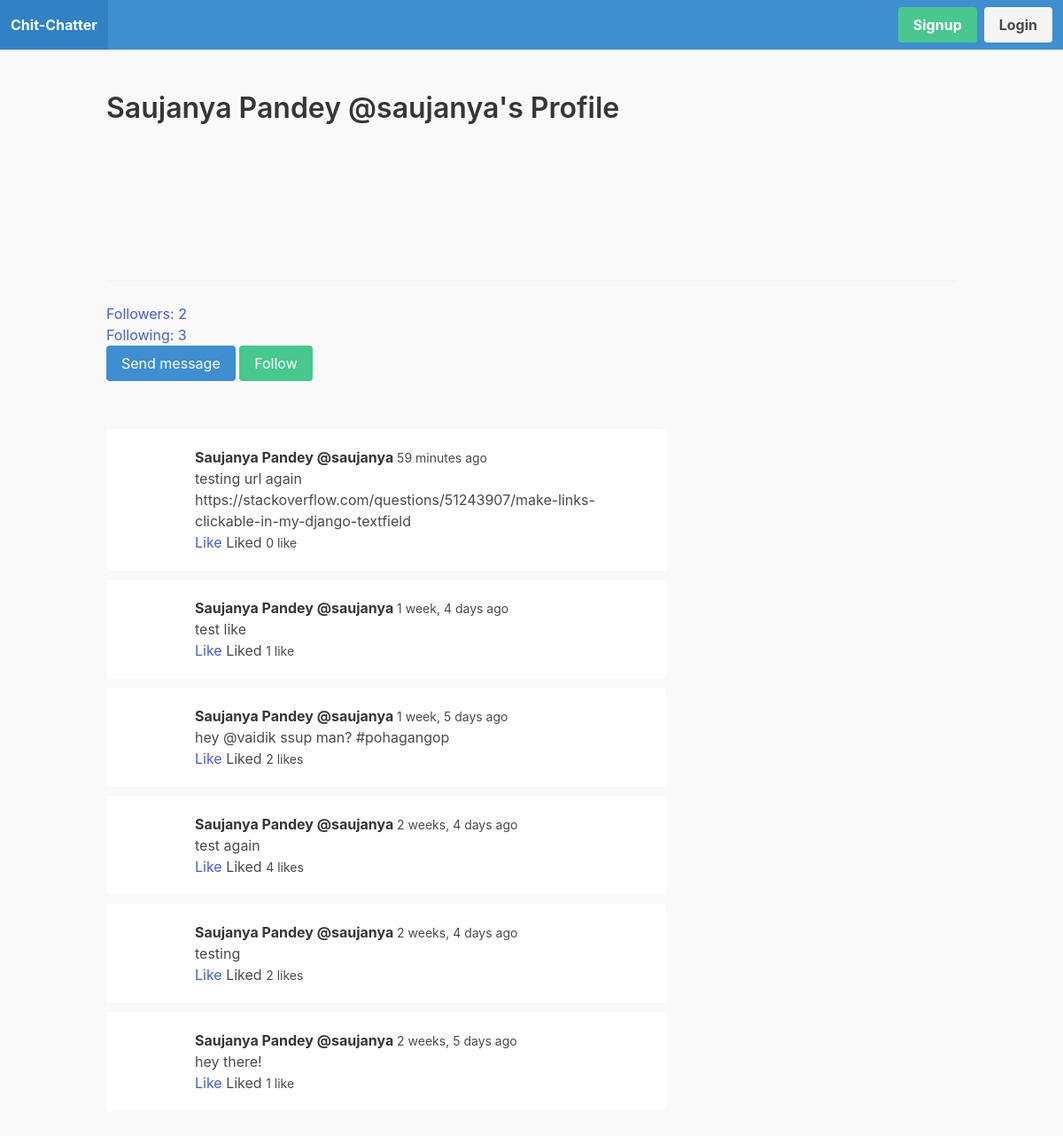
The app's page /profile/saujanya/ with its own data.
### apps/user_profile/models.py (models this page shows, shortened)
class UserProfile(models.Model):
  user = models.OneToOneField(User, on_delete=models.CASCADE)
  follows = models.ManyToManyField('self', related_name='followed_by', symmetrical=False)  # if A follows B, B should not automatically follow back A
  avatar = models.ImageField(upload_to='uploads/', null=False, blank=False, default='uploads/default.jpg')

### apps/feed/models.py (models this page shows, shortened)
class Tweet(models.Model):
  body = models.CharField(max_length=255)
  created_by = models.ForeignKey(User, on_delete=models.CASCADE, related_name='tweets')
  created_at = models.DateTimeField(auto_now_add=True)
  class Meta:
    ordering = ('-created_at',)

### apps/user_profile/views.py (the view)
# urls.py: path('profile/<str:username>/', user_profile, name='user_profile'),
def user_profile(request, username):
  user = get_object_or_404(User, username=username)
  tweets = user.tweets.all()
  for tweet in tweets:
    likes = tweet.likes.filter(created_by_id=request.user.id)
    if likes.count() > 0:
      tweet.liked = True
    else:
      tweet.liked = False
  context = {
    'user': user,
    'tweets': tweets
  }
  return render(request, 'user_profile/user_profile.html', context)

### apps/notification/context_processors.py (called while the page is built)
def notifications(request):
  if request.user.is_authenticated:
    return {'notifications': request.user.notifications.filter(is_read=False)}
  else:
    return {'notifications': []}

### apps/user_profile/templates/user_profile/user_profile.html (shortened to what this page needs)
{% extends 'core/base.html' %}
  {% load humanize %}
  {% block content %}
    <div class="container" id="user_profile_app">
      <div class="columns">
        <div class="column is-12">
          <h1 class="title">
            {{ user.first_name }} {{ user.last_name }} @{{ user.username }}'s Profile
          </h1>
          {% if user.user_profile.avatar %}
            <figure class="image is-128x128">
            </figure>
          {% endif %}
          <hr>
          <p>
            <a href="{% url 'followers' user.username %}">
              Followers: {{ user.user_profile.followed_by.count }}
            </a>
          </p>
          <p>
            <a href="{% url 'followings' user.username %}">
              Following: {{ user.user_profile.follows.count }}
            </a>
          </p>
          {% if user != request.user %}
            <a href="{% url 'conversation' user.id %}" class="button is-info">
              Send message
            </a>
            {% if request.user.user_profile in user.user_profile.followed_by.all %}
              <a href="{% url 'unfollow_user' user.username %}" class="button is-danger">
                Unfollow
              </a>
            {% else %}
              <a href="{% url 'follow_user' user.username %}" class="button is-success">
                Follow
              </a>
            {% endif %}
          {% endif %}
        </div>
      </div>
      <div class="columns">
        <div class="column is-8">
          <div class="wrapper-tweets">
            {% for tweet in tweets %}
              <div class="tweet">
                <article class="media">
                  <figure class="media-left">
                    <p class="image is-64x64">
                    </p>
                  </figure>
                  <div class="media-content">
                    <div class="content">
                      <p>
                        <strong>
                          {{ tweet.created_by.first_name }} {{ tweet.created_by.last_name }} @{{ tweet.created_by.username }}
                        </strong>
                        <small>
                          {{ tweet.created_at|naturaltime }}
                        </small>
                        <br>
                        {{ tweet.body }}
												<br>
												<a @click="likeTweet({{ tweet.id}})" v-if="!liked_tweets.includes({{ tweet.id }})">Like</a>
												<span v-if="liked_tweets.includes({{ tweet.id }})">Liked</span>
												<small id="likes-{{ tweet.id }}">
                          {% if tweet.likes.count > 1 %}
                            {{ tweet.likes.count }} likes
                          {% else %}
                            {{ tweet.likes.count }} like
                          {% endif %}
                        </small>
                      </p>
                    </div>
                  </div>
                </article>
              </div>
            {% endfor %}
          </div>
        </div>
      </div>
    </div>
  {% endblock %}

### static/css/main.css (style rules this page uses)
body { background: #f9f9f9; }
.wrapper-tweets { margin-top: 30px; }
.wrapper-tweets .tweet , .notification-wrapper .media { margin-bottom: 10px; padding: 20px; border-radius: 4px; background: #fff; }

### records on screen
Tweet: created_by.first_name "Saujanya", created_by.last_name "Pandey", created_by.username "saujanya", created_at "59 minutes ago", body "testing url again https://stackoverflow.com/questions/51243907/make-links-clickable-in-my-django-textfield", likes.count "0"
Tweet: created_by.first_name "Saujanya", created_by.last_name "Pandey", created_by.username "saujanya", created_at "1 week, 4 days ago", body "test like", likes.count "1"
Tweet: created_by.first_name "Saujanya", created_by.last_name "Pandey", created_by.username "saujanya", created_at "1 week, 5 days ago", body "hey @vaidik ssup man? #pohagangop", likes.count "2"
Tweet: created_by.first_name "Saujanya", created_by.last_name "Pandey", created_by.username "saujanya", created_at "2 weeks, 4 days ago", body "test again", likes.count "4"
Tweet: created_by.first_name "Saujanya", created_by.last_name "Pandey", created_by.username "saujanya", created_at "2 weeks, 4 days ago", body "testing", likes.count "2"
Tweet: created_by.first_name "Saujanya", created_by.last_name "Pandey", created_by.username "saujanya", created_at "2 weeks, 5 days ago", body "hey there!", likes.count "1"

### other values on screen
{{ user.first_name }} "Saujanya"
{{ user.last_name }} "Pandey"
{{ user.username }} "saujanya"
{{ user.user_profile.followed_by.count }} "2"
{{ user.user_profile.follows.count }} "3"
